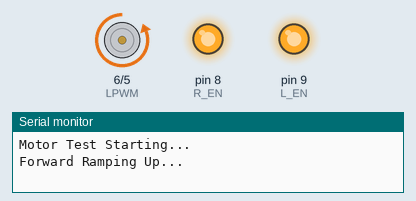
Simulated run of this sketch. Board: Arduino Uno, built with avr-gcc and run on an emulated ATmega328P. On the bench: motor-driver pin pairs drawn as motors (green arrow = first pin HIGH = forward, orange = second pin HIGH = backward, longer = more drive), output pins drawn as LEDs (lit = HIGH), the last lines printed to the serial monitor.

Above: at 6.1 s.
At 12.7 s:
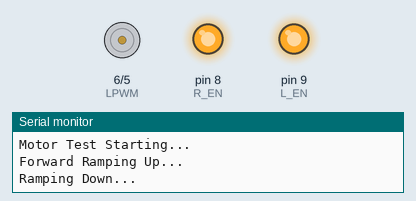
Timing chart, 0 to 17.2 s (numbered marks = the images above):
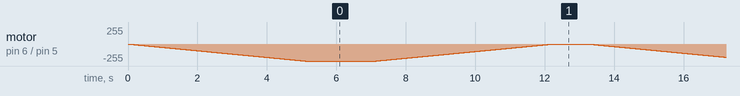

The sketch:

P-Motor_test_code_3_speed_variation.ino
```cpp
// Pin Definitions
const int RPWM = 5; // PWM output for Forward
const int LPWM = 6; // PWM output for Reverse
const int R_EN = 8; // Right Enable
const int L_EN = 9; // Left Enable

void setup() {
  pinMode(RPWM, OUTPUT);
  pinMode(LPWM, OUTPUT);
  pinMode(R_EN, OUTPUT);
  pinMode(L_EN, OUTPUT);

  // Enable the driver
  digitalWrite(R_EN, HIGH);
  digitalWrite(L_EN, HIGH);

  Serial.begin(9600);
  Serial.println("Motor Test Starting...");
}

void loop() {
  // Ramping Up Forward
  Serial.println("Forward Ramping Up...");
  for (int speed = 0; speed <= 255; speed++) {
    analogWrite(RPWM, speed);
    analogWrite(LPWM, 0); // Ensure other side is OFF
    delay(20);
  }

  delay(2000); // Run at full speed for 2 seconds

  // Ramping Down
  Serial.println("Ramping Down...");
  for (int speed = 255; speed >= 0; speed--) {
    analogWrite(RPWM, speed);
    delay(20);
  }

  delay(1000); // Wait 1 second before repeat
}
```
